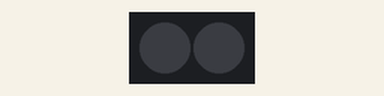
This sketch was run on a simulated ESP32. Shown: 2 RGB LEDs in strip order, left to right. Dim RGB values are drawn brighter than linear.

Above: at 0.2 s.
At 1.2 s:
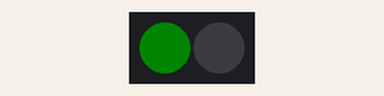
At 2.2 s:
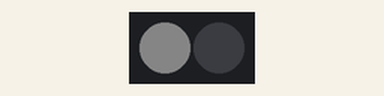
At 4.7 s:
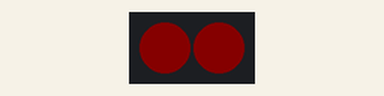
Timing chart, 0 to 5.2 s (numbered marks = the images above):
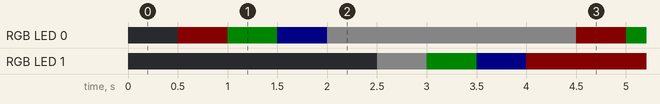

Measured:
- by itself, RGB LED 0: repeats every 4.0 s: RGB(0, 8, 0) 0.50 s, RGB(0, 0, 8) 0.50 s, RGB(8, 8, 8) 2.5 s, RGB(8, 0, 0) 0.50 s
- by itself, RGB LED 1: repeats every 4.0 s: RGB(0, 8, 0) 0.50 s, RGB(0, 0, 8) 0.50 s, RGB(8, 0, 0) 2.5 s, RGB(8, 8, 8) 0.50 s

The sketch:

LED_test.ino
```cpp
/*
 * Example for RGB LEDs on IoT learning board SpliTech2023
 * Note: LED 2 is pixel number 0 and LED 1 is pixel number 1
 */


#include <NeoPixelBus.h>  // including library for adressable LED

const uint16_t PixelCount = 2; // we have 2 pixels on our board
const uint8_t PixelPin = 16;  // our 2 LEDs are connected to this pin on ESP32 board

#define colorSaturation 8  // how many bits we use, values goes from min [0] to max [255] -> 2^8 represents 255

NeoPixelBus<NeoGrbFeature, Neo800KbpsMethod> strip(PixelCount, PixelPin);  // set PixcelPin on ESP32 board to drive LEDs


// define colors using color index for Red, Green and Blue

//                                      color index:       R       G        B


RgbColor red(colorSaturation, 0, 0);                   // 255      0        0
RgbColor green(0, colorSaturation, 0);                 //  0      255       0
RgbColor blue(0, 0, colorSaturation);                  //  0      255       0
RgbColor white(colorSaturation);                       // 255     255      255
RgbColor black(0);                                     //  0       0        0


void setup()
{

    strip.Begin();  // Init function
    strip.Show();   // display color that we set for LEDs
}


void loop()
{
    delay(500);
    strip.SetPixelColor(0, red);
    strip.Show();

    delay(500);
    strip.SetPixelColor(0, green);
    strip.Show();

    delay(500);
    strip.SetPixelColor(0, blue);
    strip.Show();

    delay(500);
    strip.SetPixelColor(0, white);
    strip.Show();
    delay(500);
    strip.SetPixelColor(1, white);
    strip.Show();

    delay(500);
    strip.SetPixelColor(1, green);
    strip.Show();

    delay(500);
    strip.SetPixelColor(1, blue);
    strip.Show();

    delay(500);
    strip.SetPixelColor(1, red);
    strip.Show();

}
```
